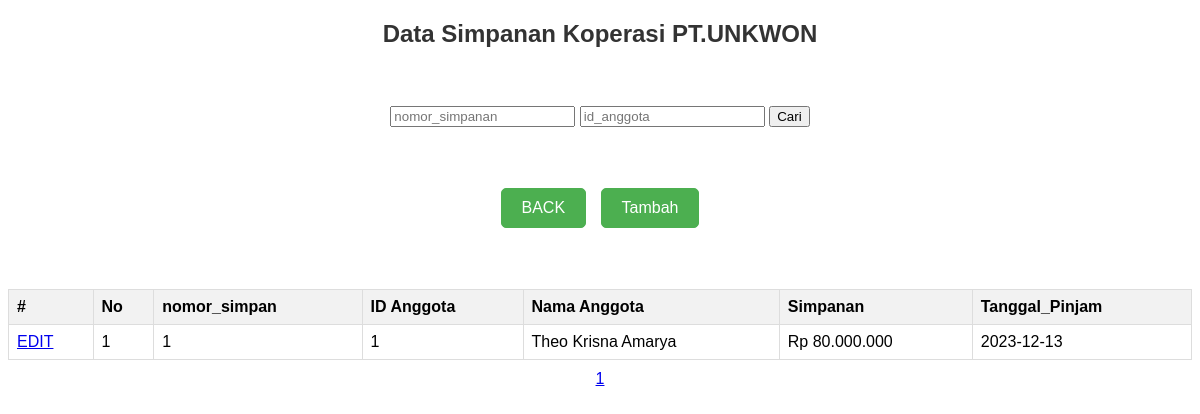
The app's page /master/admin/simpanan/simpanan.php with its own data.
### tables this page shows
CREATE TABLE `simpan` (
  `nomor_simpan` int(11) NOT NULL,
  `id_anggota` int(11) NOT NULL,
  `simpanan` int(11) NOT NULL,
  `tanggal_simpan` timestamp NOT NULL DEFAULT current_timestamp() ON UPDATE current_timestamp()
);

CREATE TABLE `anggota` (
  `id` int(11) NOT NULL,
  `nama` varchar(50) NOT NULL,
  `telp` varchar(15) NOT NULL,
  `alamat` text NOT NULL,
  `gender` varchar(2) NOT NULL,
  `tanggal_lahir` date NOT NULL,
  `status` varchar(20) NOT NULL,
  `username` varchar(50) NOT NULL,
  `password` varchar(50) NOT NULL,
  `sign_date` timestamp NOT NULL DEFAULT current_timestamp() ON UPDATE current_timestamp()
);

### class_db.php (called while the page is built, shortened)
<?php
class database {
    private $con;
    public $host = "localhost";
    public $username = "root";
    public $password = "";
    public $db = "koperasi";
    function start_con(){
        $this->con = new mysqli($this->host, $this->username, $this->password, $this->db);
    }
    function sqlquery($sql){
        return $this->con->query($sql);
    }
    function fetchdata($sql){
        $res = array();
        $hasil = $this->sqlquery($sql);
        if ($hasil) {
            while ($data = $hasil->fetch_array(MYSQLI_BOTH)) {
                $res[] = $data;
            }
        }
        return $res;
    }
}
?>

### master/admin/simpanan/simpanan.php (the view, shortened to what this page needs)
<?php
    include '../../../class_db.php';
    $db = new database();
        $per_page = 25;
    if (isset($_POST['cari'])) {
        $nomor_simpan = $_POST['nomor_simpan'];
        $id_anggota = $_POST['id_anggota'];
    } else {
        $nomor_simpan = '';
        $id_anggota = '';
    }
?>
<!DOCTYPE html>
<html lang="en">
    <head>
        <link rel="stylesheet" href="../../../dist/css/s_dan_p.css">
    </head>
    <body>
            <h2>Data Simpanan Koperasi PT.UNKWON</h2><br>
            <form action="" method="post">
                <input type="text" name="nomor_simpanan" value="<?= $nomor_simpan ?>" placeholder="nomor_simpanan">
                <input type="text" name="id_anggota" value="<?= $id_anggota ?>" placeholder="id_anggota">
                <input type="submit" name="cari" value="Cari">
            </form><br><br>
            <div class="box-menu">
            <a href="../dasboard.php">BACK</a>
            <a href="simpanan_add.php">Tambah</a>
        </div><br><br>
            <table width="100%" align="center" border="1">
                <thead>
                    <tr>
                        <th>#</th>
                        <th>No</th>
                        <th>nomor_simpan</th>
                        <th>ID Anggota</th>
                        <th>Nama Anggota</th>
                        <th>Simpanan</th>
                        <th>Tanggal_Pinjam</th>
                    </tr>
                </thead>
                <tbody>
                    <?php
                    $sql = "SELECT s.*, a.nama AS nama_anggota
                            FROM simpan s
                            JOIN anggota a ON s.id_anggota = a.id
                            WHERE nomor_simpan LIKE '%$nomor_simpan%'
                            AND id_anggota LIKE '%$id_anggota%'
                            ORDER BY nomor_simpan DESC
                            LIMIT $per_page";
                    $data = $db->fetchdata($sql);
                    $i = 0;
                    foreach ($data as $dat) {
                        $i++;
                        echo "<tr>
                                <td><a href='simpanan_detail.php?nomor_simpan=".$dat['nomor_simpan']."'>EDIT</a></td>
                                <td>$i</td>
                                <td>".$dat['nomor_simpan']."</td>
                                <td>".$dat['id_anggota']."</td>
                                <td>".$dat['nama_anggota']."</td>
                                <td>Rp ".number_format($dat['simpanan'], 0, ',', '.')."</td>
                                <td>".date('Y-m-d', strtotime($dat['tanggal_simpan']))."</td>
                            </tr>";
                    }
                    ?>
                </tbody>
            </table>
        <div style='text-align: center; margin-top: 10px;'>
            <?php
            $total_pages = ceil(count($data) / $per_page);
            for ($i = 1; $i <= $total_pages; $i++) {
                echo "<a href='?page=$i'>$i</a> ";
            }
            ?>
        </div>
    </body>
</html>

### master/admin/simpanan/simpanan.php (style rules this page uses)
.box-menu { margin-top: 20px; }
.box-menu a { display: inline-block; padding: 10px 20px; margin: 5px; text-decoration: none; background-color: #4CAF50; color: white; border: 1px solid #4CAF50; border-radius: 5px; transition: background-color 0.3s; }

### records on screen
simpan: nomor_simpan "1", id_anggota "1", id_anggota.nama "Theo Krisna Amarya", simpanan "80.000.000", tanggal_simpan "2023-12-13"
